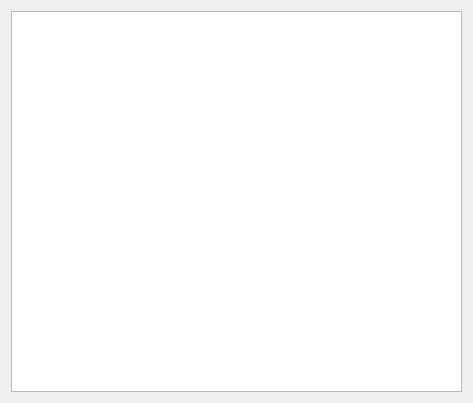
<?xml version="1.0" encoding="UTF-8"?>
<ui version="4.0">
 <class>OutputForm</class>
 <widget class="QWidget" name="OutputForm">
  <property name="geometry">
   <rect>
    <x>0</x>
    <y>0</y>
    <width>473</width>
    <height>403</height>
   </rect>
  </property>
  <property name="windowTitle">
   <string>Form</string>
  </property>
  <layout class="QVBoxLayout" name="verticalLayout">
   <item>
    <widget class="QPlainTextEdit" name="edit"/>
   </item>
  </layout>
 </widget>
 <resources/>
 <connections/>
</ui>
